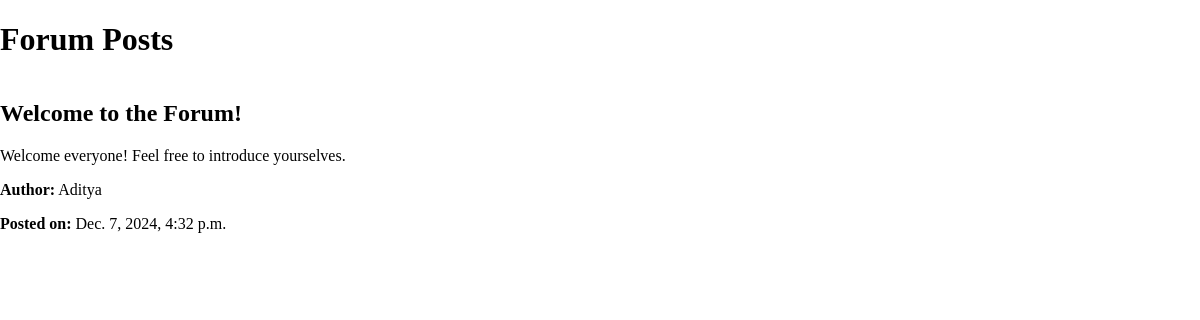
The app's page /forum/topic/1/ with its own data.
### forum/models.py (models this page shows)
class Post(models.Model):
    topic = models.ForeignKey(Topic, on_delete=models.CASCADE)
    parent = models.ForeignKey('self', null=True, blank=True, on_delete=models.CASCADE)
    content = models.TextField()
    author = models.ForeignKey(User, on_delete=models.CASCADE)
    created_at = models.DateTimeField(auto_now_add=True)

class Topic(models.Model):
    category = models.ForeignKey(Category, on_delete=models.CASCADE)
    title = models.CharField(max_length=200)
    creator = models.ForeignKey(User, on_delete=models.CASCADE)
    created_at = models.DateTimeField(auto_now_add=True)

### forum/views.py (the view, shortened to what this page needs)
# urls.py: path('topic/<int:topic_id>/', views.post_list, name='post_list'),
def post_list(request, topic_id):
    topic = get_object_or_404(Topic, id=topic_id)
    posts = Post.objects.filter(topic=topic)
    form = PostForm()
    return render(request, 'forum/post_list.html', {'topic': topic, 'posts': posts,'form': form})

### templates/forum/post_list.html (shortened to what this page needs)
<!DOCTYPE html>
<html lang="en">
<head>
    {% load static %}
    <link rel="stylesheet" href="{% static 'css/style.css' %}">
</head>
<body>
    <div class="container">
        <h1>Forum Posts</h1>
        <div class="posts">
            {% for post in posts %}
                <div class="post">
                    <h2>{{ post.topic.title }}</h2>
                    <p>{{ post.content }}</p>
                    <p><strong>Author:</strong> {{ post.author.username }}</p>
                    <p><strong>Posted on:</strong> {{ post.created_at }}</p>
                </div>
            {% empty %}
                <p>No posts available.</p>
            {% endfor %}
        </div>
    </div>
</body>
</html>

### static/css/style.css (style rules this page uses)
body { background-color: #fff; }
html, body { height: 100%; margin: 0; display: flex; flex-direction: column; }
.container { display: flex; flex-direction: column; min-height: 100vh; }

### records on screen
Post: topic "Welcome to the Forum!", content "Welcome everyone! Feel free to introduce yourselves.", author.username "Aditya", created_at "Dec. 7, 2024, 4:32 p.m."
